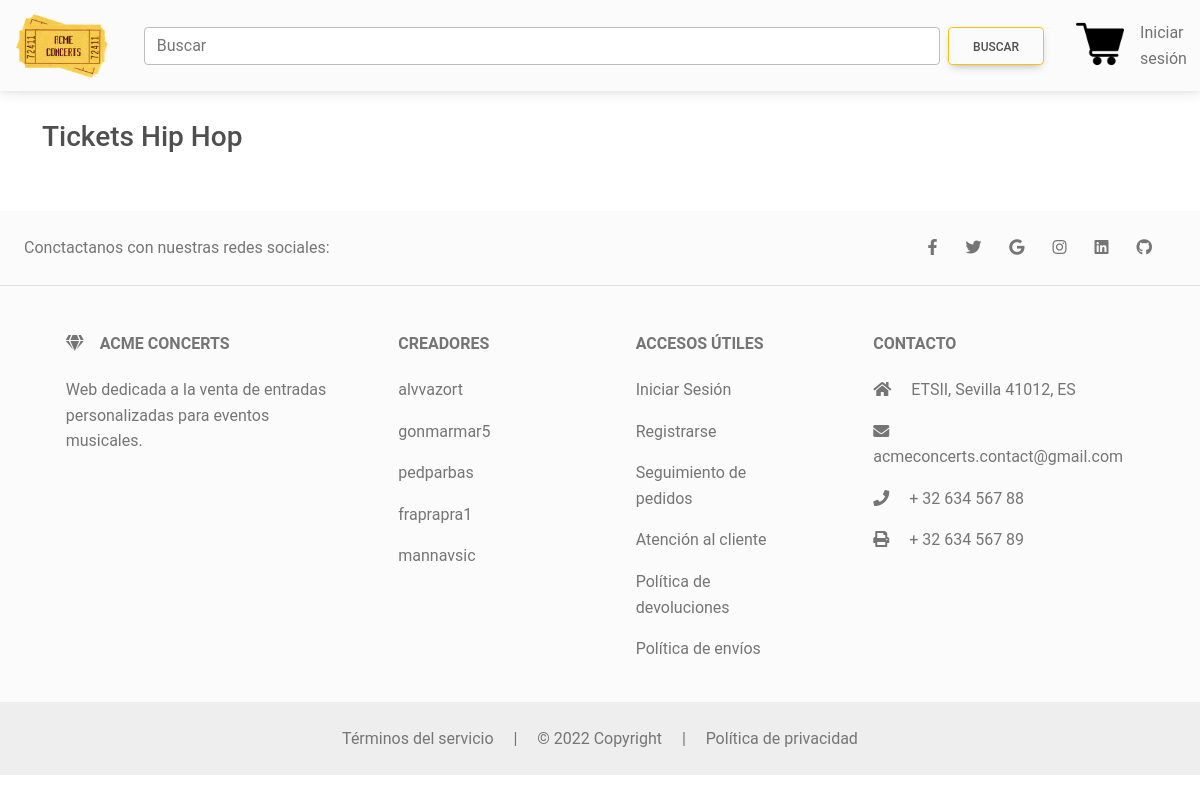
/hiphop, run on an earlier commit of the app's database.
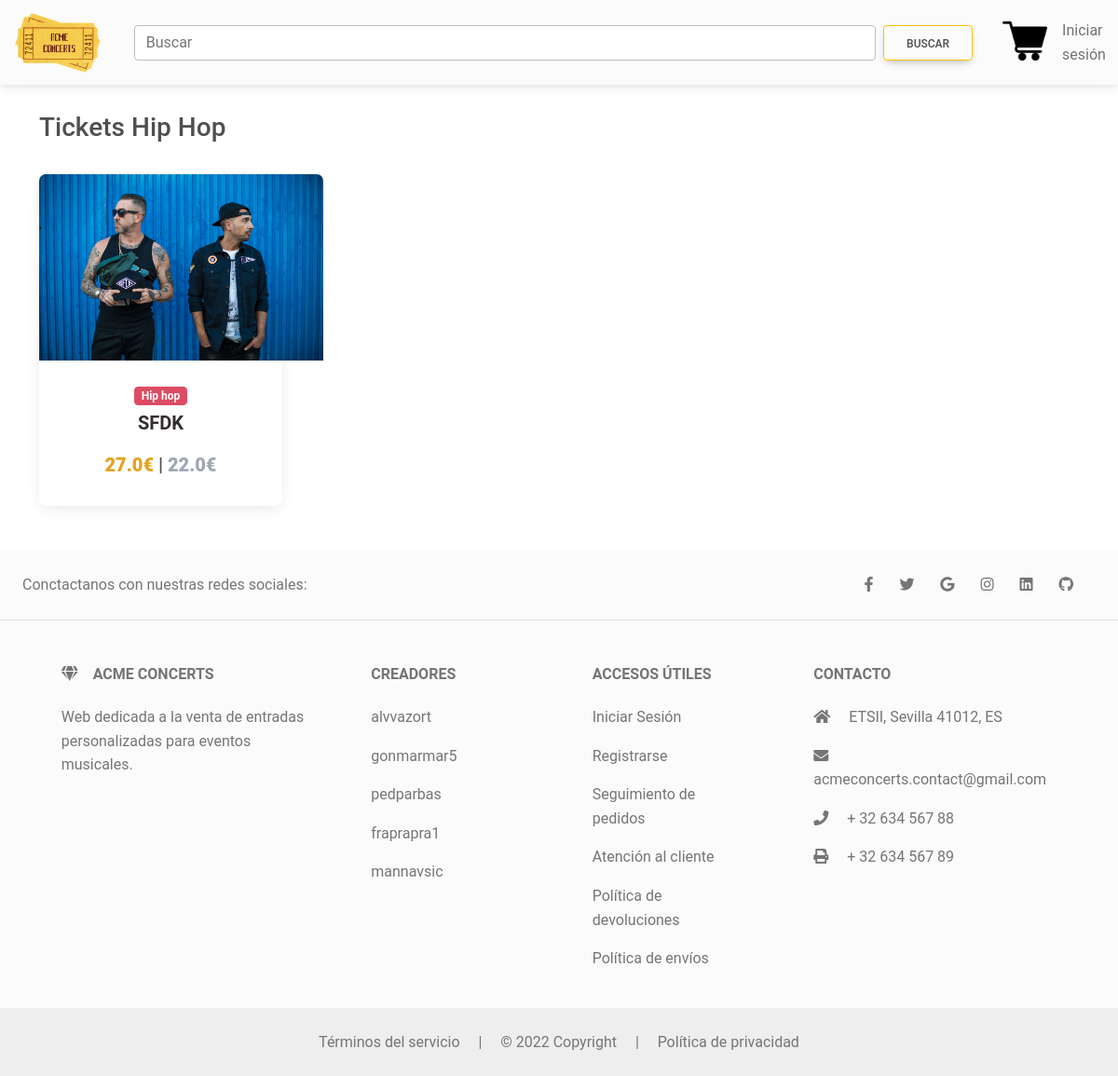
And on a later commit of the database.
### main/models.py (models this page shows, shortened)
class Ticket(models.Model):
    ordering = ['-slug']
    title = models.CharField(max_length=100)
    price = models.FloatField()
    price_customized = models.FloatField()
    location= models.CharField(max_length=100, default="No definido")
    category = models.CharField(choices=CATEGORY, max_length=2)
    slug = models.SlugField()
    description = models.TextField()
    image = models.ImageField(upload_to= 'images/tickets/')
    date = models.DateTimeField()
    stock = models.PositiveIntegerField(default=10)
    def get_absolute_url(self):
        return reverse("main:ticket", kwargs={
            'slug': self.slug
        })

### main/views.py (the view)
# urls.py: path('hiphop', views.products_hiphop, name='hiphop'),
def products_hiphop(request):
    context = {
        'items': Ticket.objects.filter(category = 'HH'),
        "MEDIA_URL" : settings.MEDIA_URL,
        "categoria" : "Hip Hop"
    }
    return render(request, "categorias.html", context)

### main/templates/categorias.html
{% extends "base.html" %}
{% block content %}
<main>
    <div class="container">
        <h3>Tickets {{categoria}}</h3>
        <br>
      <section class="text-center mb-4">
        <div class="row wow fadeIn">
            {% for ticket in items %}
                <div class="col-lg-3 col-md-6 mb-4">
                    <div class="card">
                        <div class="view overlay">
                        {% if ticket.stock == 0 %}
                            <img src="/resources/images/agotado.png" style="object-fit: cover; width: 305px;height: 200px;" class="card-img-top">
                            <a href="{{ticket.get_absolute_url}}">
                                <div class="mask rgba-white-slight"></div>
                            </a>
                            {% else %}
                            <img src="{{MEDIA_URL}}{{ticket.image}}" style="object-fit: cover; width: 305px;height: 200px;" class="card-img-top">
                            <a href="{{ticket.get_absolute_url}}">
                                <div class="mask rgba-white-slight"></div>
                            </a>
                        {% endif %}
                        </div>
                        <div class="card-body text-center">
                            <a href="">
                                <span class="badge bg-danger text-white mr-1">{{ticket.get_category_display}}</span>
                            </a>
                                <h5>
                                    <a href="{{ticket.get_absolute_url }}" >
                                        <span class="badge badge-pill text-dark"><h5><strong>{{ticket.title}} </strong></h5></span>
                                    </a>
                                </h5>
                            <h5 >
                            <strong>
                                {% if ticket.price %}
                                <span><b class="text-warning"> {{ ticket.price_customized }}€</b></span>
                                |
                                <span class="text-secondary mr-1">
                                    <b>{{ ticket.price }}€</b>
                                </span>
                                {% else %}
                                <span>{{ ticket.price_customized }}€</span>
                                {% endif %}
                            </strong>
                            </h5>
                        </div>
                    </div>
                </div>
            {% endfor %}
        </div>
      </section>
    </div>
</main>
{% endblock content %}

What changed in the data, as far as the page shows it:
added Ticket: image (picture), category "Hip hop", title "SFDK", price_customized "27.0", price "22.0"
